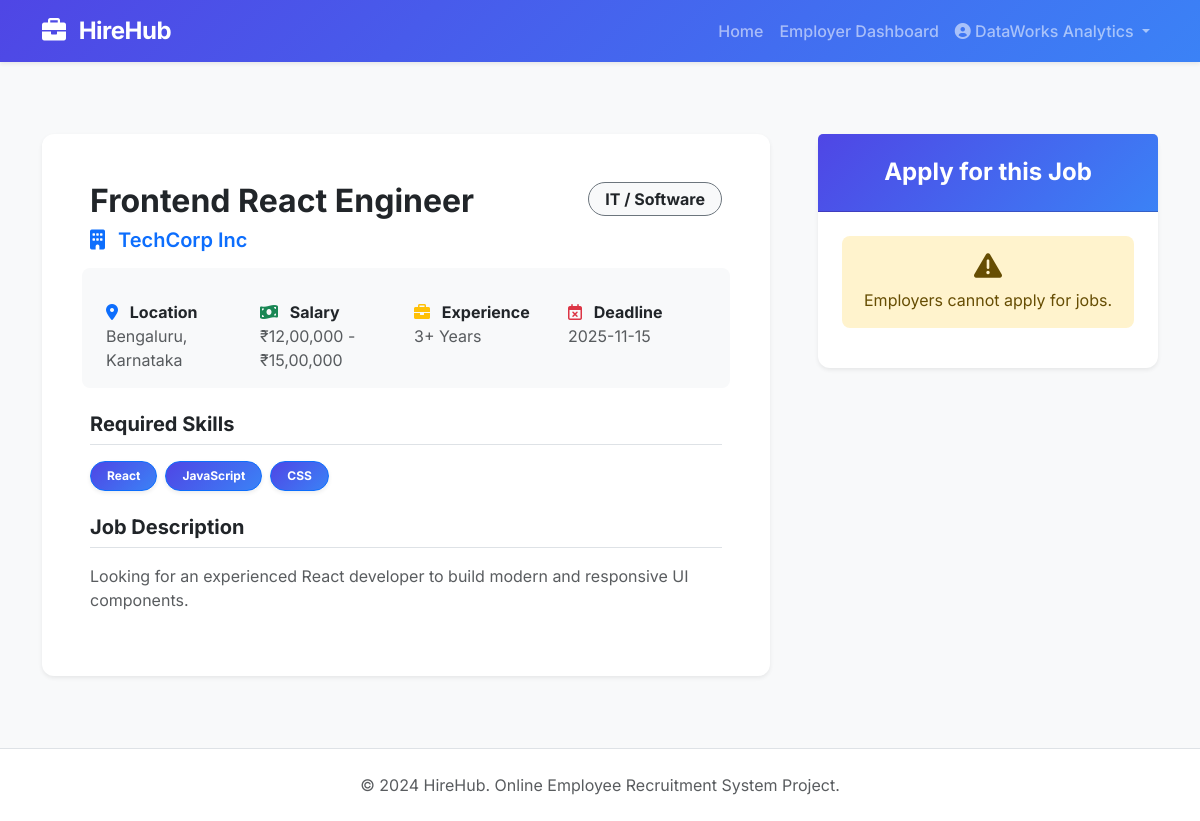
/job/2 (signed in), run on the app's committed database.
### tables this page shows
CREATE TABLE jobs (
    id INTEGER PRIMARY KEY AUTOINCREMENT,
    title TEXT NOT NULL,
    company TEXT NOT NULL,
    category TEXT NOT NULL,
    skills TEXT NOT NULL,
    experience TEXT NOT NULL,
    salary TEXT NOT NULL,
    location TEXT NOT NULL,
    description TEXT NOT NULL,
    last_date TEXT NOT NULL,
    employer_id INTEGER NOT NULL,
    FOREIGN KEY(employer_id) REFERENCES users(id)
);

### app.py (the view, shortened to what this page needs)
@app.route('/job/<int:job_id>', methods=['GET', 'POST'])
@login_required
def job_details(job_id):
    conn = get_db_connection()
    job = conn.execute('SELECT * FROM jobs WHERE id = ?', (job_id,)).fetchone()
    if not job:
        conn.close()
        flash("Job not found.", "danger")
        return redirect(url_for('index'))
    conn.close()
    return render_template('seeker/job_details.html', job=job)

### app.py (called while the page is built)
def login_required(f):
    from functools import wraps
    @wraps(f)
    def decorated_function(*args, **kwargs):
        if 'user_id' not in session:
            flash("Please log in first.", "warning")
            return redirect(url_for('login'))
        return f(*args, **kwargs)
    return decorated_function

### database.py (called while the page is built)
def get_db_connection():
    conn = sqlite3.connect(DATABASE)
    conn.row_factory = sqlite3.Row
    return conn

### templates/seeker/job_details.html (shortened to what this page needs)
{% extends 'base.html' %}
{% block content %}
<div class="container py-5">
    <div class="row g-5">
        <div class="col-lg-8">
            <div class="card shadow-sm border-0 mb-4">
                <div class="card-body p-4 p-md-5">
                    <div class="d-flex justify-content-between align-items-start mb-4">
                        <div>
                            <h2 class="fw-bold mb-2">{{ job.title }}</h2>
                            <h5 class="text-primary fw-semibold"><i class="fa-solid fa-building me-2"></i> {{ job.company }}</h5>
                        </div>
                        <span class="badge bg-light text-dark border border-secondary px-3 py-2 rounded-pill fs-6">{{ job.category }}</span>
                    </div>
                    <div class="row g-3 mb-4 bg-light rounded-3 p-3 text-muted">
                        <div class="col-sm-6 col-md-3">
                            <strong class="d-block text-dark"><i class="fa-solid fa-location-dot me-2 text-primary"></i> Location</strong>
                            {{ job.location }}
                        </div>
                        <div class="col-sm-6 col-md-3">
                            <strong class="d-block text-dark"><i class="fa-solid fa-money-bill-wave me-2 text-success"></i> Salary</strong>
                            {{ job.salary }}
                        </div>
                        <div class="col-sm-6 col-md-3">
                            <strong class="d-block text-dark"><i class="fa-solid fa-briefcase me-2 text-warning"></i> Experience</strong>
                            {{ job.experience }}
                        </div>
                        <div class="col-sm-6 col-md-3">
                            <strong class="d-block text-dark"><i class="fa-regular fa-calendar-xmark me-2 text-danger"></i> Deadline</strong>
                            {{ job.last_date }}
                        </div>
                    </div>
                    <div class="mb-4">
                        <h5 class="fw-bold border-bottom pb-2 mb-3">Required Skills</h5>
                        <div class="d-flex flex-wrap gap-2">
                            {% for skill in job.skills.split(',') %}
                                <span class="badge bg-primary text-white border border-primary px-3 py-2 rounded-pill shadow-sm">{{ skill.strip() }}</span>
                            {% endfor %}
                        </div>
                    </div>
                    <div>
                        <h5 class="fw-bold border-bottom pb-2 mb-3">Job Description</h5>
                        <p class="text-muted" style="white-space: pre-line;">{{ job.description }}</p>
                    </div>
                </div>
            </div>
        </div>
        <div class="col-lg-4">
            <div class="card shadow-sm border-0 sticky-top" style="top: 20px;">
                <div class="card-header bg-primary text-white text-center py-4">
                    <h4 class="mb-0 fw-bold">Apply for this Job</h4>
                </div>
                <div class="card-body p-4">
                    {% if session.get('role') == 'seeker' %}
                        <form method="POST" enctype="multipart/form-data">
                            <div class="mb-4">
                                <label class="form-label fw-semibold">Upload Resume</label>
                                <div class="input-group">
                                    <input type="file" class="form-control" name="resume" accept=".pdf,.doc,.docx" required>
                                </div>
                                <div class="form-text text-muted mt-2"><i class="fa-solid fa-circle-info me-1"></i> Accepted formats: PDF, DOC, DOCX (Max 16MB)</div>
                            </div>
                            <button type="submit" class="btn btn-primary w-100 btn-lg fw-bold shadow-sm">Submit Application</button>
                        </form>
                    {% elif session.get('role') == 'employer' %}
                        <div class="alert alert-warning text-center">
                            <i class="fa-solid fa-triangle-exclamation mb-2 fs-3 d-block"></i>
                            Employers cannot apply for jobs.
                        </div>
                    {% else %}
                        <div class="text-center">
                            <p class="text-muted mb-3">You must be logged in as a Job Seeker to apply.</p>
                            <a href="{{ url_for('login') }}" class="btn btn-outline-primary fw-bold w-100 mb-2">Login</a>
                            <a href="{{ url_for('register') }}" class="btn btn-primary fw-bold w-100">Register</a>
                        </div>
                    {% endif %}
                </div>
            </div>
        </div>
    </div>
</div>
{% endblock %}

### static/css/style.css (style rules this page uses)
:root { --primary-color: #4F46E5; --primary-hover: #4338CA; --secondary-color: #10B981; --dark-color: #111827; --light-color: #F9FAFB; }
body { font-family: 'Inter', sans-serif; background-color: #f3f4f6; color: var(--dark-color); }
.bg-primary { background: linear-gradient(135deg, var(--primary-color), #3B82F6) !important; }
.card { border: none; border-radius: 12px; box-shadow: 0 4px 6px -1px rgba(0, 0, 0, 0.05), 0 2px 4px -1px rgba(0, 0, 0, 0.03); transition: transform 0.2s ease, box-shadow 0.2s ease; }
.alert { border-radius: 8px; border: none; }

### data on the page
jobs: title "Frontend React Engineer", company "TechCorp Inc", category "IT / Software", location "Bengaluru, Karnataka", salary "₹12,00,000 - ₹15,00,000", experience "3+ Years", last_date "2025-11-15", description "Looking for an experienced React developer to build modern and responsive UI components."

### other printed values
{{ session.get('name') }} "DataWorks Analytics"
{{ skill.strip() }} "React" "JavaScript" "CSS"
